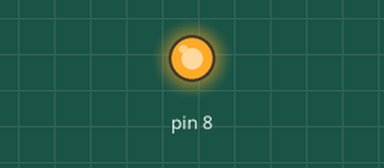
Bench run of a sketch on a simulated Arduino Uno, built with avr-gcc and run on an emulated ATmega328P. On the bench: output pins drawn as LEDs (lit = HIGH).

Above: at 1.0 s.
At 3.0 s:
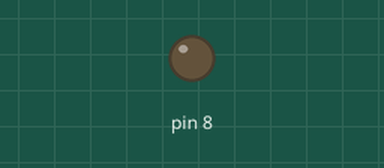
Timing chart, 0 to 5.2 s (numbered marks = the images above):
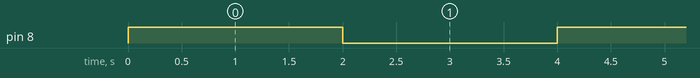

Measured:
- by itself, pin 8: alternates HIGH for 2.0 s and LOW for 2.0 s

The sketch:

LEDPISCA.ino
```cpp
void setup() {
  Serial.begin(9600);
  pinMode(8,OUTPUT);

}

void loop() {
  digitalWrite(8,HIGH);
  delay(2000);
  digitalWrite(8,LOW);
  delay(2000);
}
```
